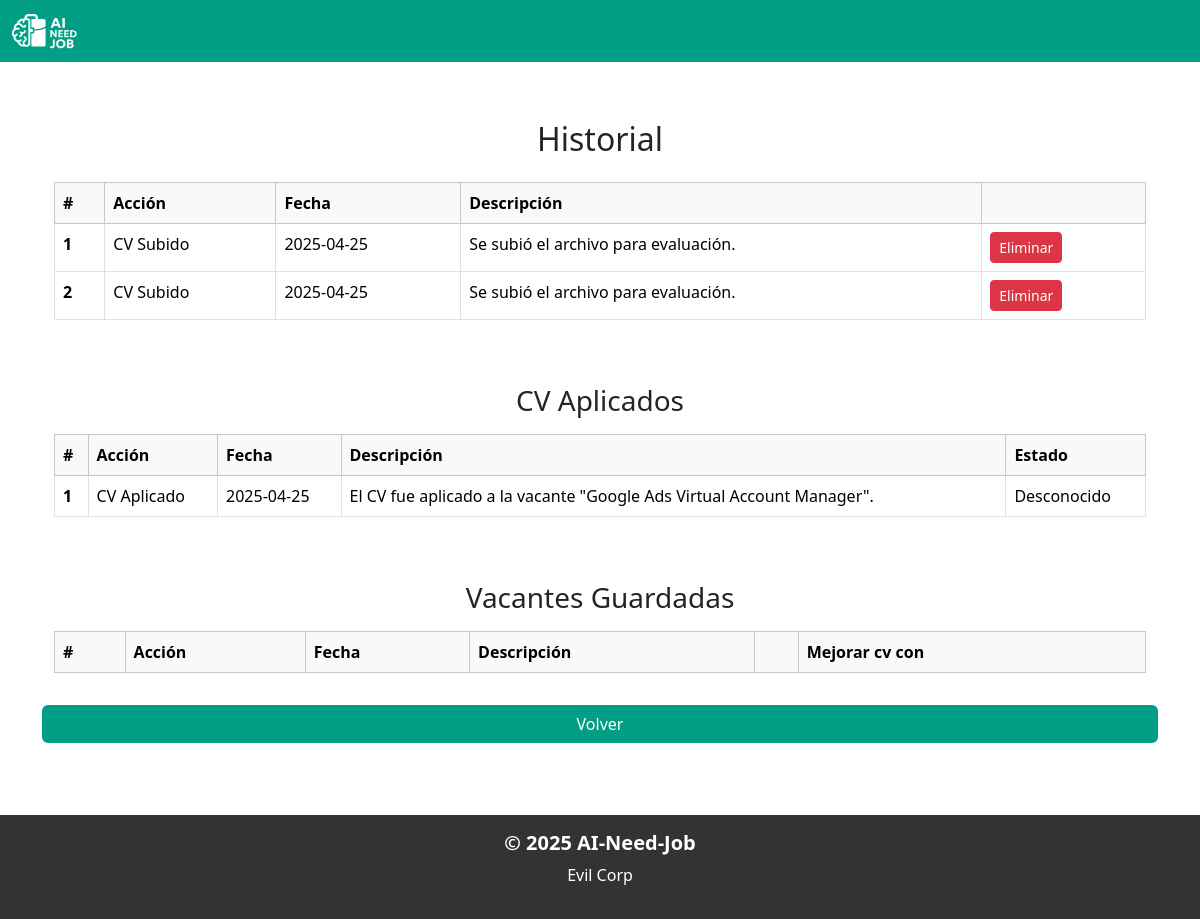
Screenshot of /user/history/ (signed in) with the database file from the repository.
### CVapp/models.py (models this page shows, shortened)
class Resume(models.Model):
    version = models.CharField(max_length=10)
    name = models.CharField(max_length=100)
    vacancy_text = models.CharField(max_length=1000)
    extracted_text = models.TextField()
    upgraded_cv = models.TextField()
    uploaded_by = models.ForeignKey(User, on_delete=models.CASCADE)
    uploaded_at = models.DateTimeField(auto_now_add=True)
    embedding = models.BinaryField(default=get_default_array)
    image = models.ImageField(upload_to='images/resumes/', blank=True, null=True)

class Applied_resume(models.Model):
    resume = models.ForeignKey(Resume, on_delete=models.CASCADE)
    vacancy = models.ForeignKey(Vacancy, on_delete=models.CASCADE)
    match_rate = models.FloatField()
    state = models.CharField(default='applied', max_length=20, choices=[('applied', 'Applied'), ('interviewed', 'Interviewed'), ('rejected', 'Rejected')]) # placeholder for the state of the application
    feedback = models.TextField(blank=True, null=True)
    applied_at = models.DateTimeField(auto_now_add=True)

### offer/models.py (models this page shows, shortened)
class Vacancy(models.Model):
    title = models.CharField(max_length=100)
    description = models.TextField()
    requirements = models.TextField(null=True, blank=True)
    state = models.CharField(default='open' ,max_length=20, choices=[('open', 'Open'), ('closed', 'Closed')])
    uploaded_by = models.ForeignKey('users.User', on_delete=models.CASCADE, related_name='vacancies')
    uploaded_at = models.DateTimeField(auto_now_add=True)
    embedding = models.BinaryField(default=get_default_array)  # Store the embedding as a binary field

### users/views.py (the view, shortened to what this page needs)
# urls.py: path('history/',views.history, name='history'),
def history(request):
    if 'user_id' not in request.session:
        return redirect('login')
    user = User.objects.get(id=request.session['user_id'])
    if user.role == 'jobseeker':
        resumes = Resume.objects.filter(uploaded_by=user)
        applied_resumes = Applied_resume.objects.filter(resume__uploaded_by=user)
        saved_vacancies = Saved_vacancy.objects.filter(user=user)
        context = {
            'user': user,
            'resumes': resumes,
            'applied_resumes': applied_resumes,
            'saved_vacancies': saved_vacancies
        }
        return render(request, 'historyPage.html' , context)

### users/templates/historyPage.html (shortened to what this page needs)
{% extends 'base.html' %}
{% block content %}
<div class="container mt-5">
    <h2 class="text-center mb-4">Historial</h2>
    <div class="table-responsive">
        <table class="table table-bordered">
            <thead class="table-light">
                <tr>
                    <th>#</th>
                    <th>Acción</th>
                    <th>Fecha</th>
                    <th>Descripción</th>
                    <th></th>
                </tr>
            </thead>
            <tbody>
                {% for resume in resumes %}
                <tr>
                    <th scope="row">{{ forloop.counter }}</th>
                    <td>CV Subido</td>
                    <td>{{ resume.uploaded_at|date:"Y-m-d" }}</td>
                    <td>Se subió el archivo {{ resume.file.name }} para evaluación.</td>
                    <td>
                        <a href="{% url 'delete_cv' resume.id %}" class="btn btn-danger btn-sm">Eliminar</a>
                    </td>
                </tr>
                {% endfor %}
            </tbody>
        </table>
        </div>
        <h3 class="text-center mt-5">CV Aplicados</h3>
        <div class="table-responsive mt-3">
            <table class="table table-bordered">
                <thead class="table-light">
                    <tr>
                        <th>#</th>
                        <th>Acción</th>
                        <th>Fecha</th>
                        <th>Descripción</th>
                        <th>Estado</th>
                    </tr>
                </thead>
                <tbody>
                    {% for applied in applied_resumes %}
                    <tr>
                        <th scope="row">{{ forloop.counter}}</th>
                        <td>CV Aplicado</td>
                        <td>{{ applied.applied_at|date:"Y-m-d" }}</td>
                        <td>El CV {{ applied.resume.file.name }} fue aplicado a la vacante "{{ applied.vacancy.title }}".</td>
                        <td>
                            {% if applied.state == 'applied' %}
                                Aplicado
                            {% elif applied.state == 'interview' %}
                                Entrevista
                            {% elif applied.state == 'hired' %}
                                Contratado
                            {% elif applied.state == 'rejected' %}
                                Rechazado
                            {% else %}
                                Desconocido
                            {% endif %}
                    </tr>
                    {% endfor %}
                </tbody>
            </table>
        </div>
        <h3 class="text-center mt-5">Vacantes Guardadas</h3>
        <div class="table-responsive mt-3">
            <table class="table table-bordered">
                <thead class="table-light">
                    <tr>
                        <th>#</th>
                        <th>Acción</th>
                        <th>Fecha</th>
                        <th>Descripción</th>
                        <th></th>
                        <th>Mejorar cv con</th>
                    </tr>
                </thead>
            </table>
        </div>
    </div>
    <div class="d-grid mt-3">
        <a href="{% url 'home' %}" class="btn" style="background-color: #009f85; color: #ffff;">Volver</a>
    </div>
</div>
{% endblock content %}

### AiNeedJob/templates/base.html (style rules this page uses)
html, body { height: 100%; margin: 0; }
body { display: flex; flex-direction: column; }
.container { flex: 1; }

### rows the page displays
Resume: uploaded_at "2025-04-25"
Resume: uploaded_at "2025-04-25"
Applied_resume: applied_at "2025-04-25", vacancy "Google Ads Virtual Account Manager", state "Desconocido"
